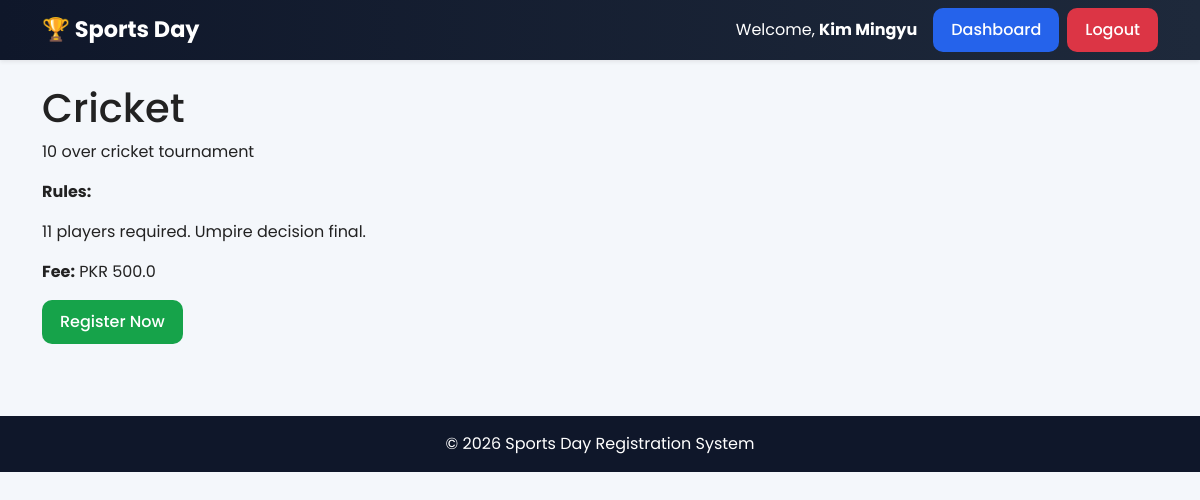
The app's page /sports/1 (signed in) with its own data.
### tables this page shows
CREATE TABLE sports (
        id INTEGER PRIMARY KEY AUTOINCREMENT,
        name TEXT NOT NULL UNIQUE,
        description TEXT,
        rules TEXT,
        fee REAL NOT NULL DEFAULT 0,
        max_players INTEGER DEFAULT 20,
        venue TEXT,
        event_date TEXT,
        is_active INTEGER DEFAULT 1,
        created_at TEXT NOT NULL
    );

### app.py (the view, shortened to what this page needs)
@app.route('/sports/<int:sport_id>', methods=['GET', 'POST'])
@login_required
def sport_detail(sport_id):
    db = get_db()
    sport = db.execute(
        'SELECT * FROM sports WHERE id = ?',
        (sport_id,)
    ).fetchone()
    return render_template('student/sport_detail.html', sport=sport)

### app.py (called while the page is built)
def login_required(f):
    @wraps(f)
    def decorated_function(*args, **kwargs):
        if 'user_id' not in session:
            flash('Please login first.', 'danger')
            return redirect(url_for('login'))
        return f(*args, **kwargs)
    return decorated_function

### database.py (called while the page is built)
def get_db():
    if 'db' not in g:
        g.db = sqlite3.connect(DATABASE)
        g.db.row_factory = sqlite3.Row
    return g.db

### templates/student/sport_detail.html
{% extends 'base.html' %}
{% block content %}
<h1>{{ sport.name }}</h1>
<p>{{ sport.description }}</p>
<p><strong>Rules:</strong></p>
<p>{{ sport.rules }}</p>
<p><strong>Fee:</strong> PKR {{ sport.fee }}</p>
<form method="POST">
    <button class="btn btn-success">Register Now</button>
</form>
{% endblock %}

### static/css/style.css (style rules this page uses)
* { margin: 0; padding: 0; box-sizing: border-box; }
body { font-family: 'Poppins', sans-serif; background: #f4f7fb; color: #222; min-height: 100vh; }
.btn { border-radius: 10px; padding: 10px 18px; font-weight: 500; }
.btn-success { background: #16a34a; border: none; }

### records on screen
sports: name "Cricket", description "10 over cricket tournament", rules "11 players required. Umpire decision final.", fee "500.0"

### other values on screen
{{ session['user_name'] }} "Kim Mingyu"
